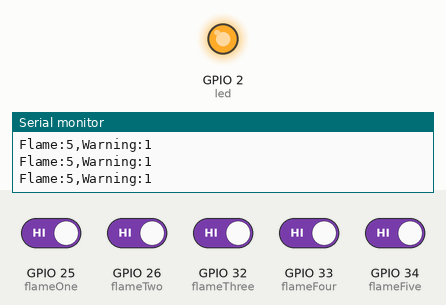
Recording of a sketch running on a simulated ESP32. Shown: output pins drawn as LEDs (lit = HIGH), the last lines printed to the serial monitor. The test bench sets the inputs (shaded band); at power-on: GPIO 25 (flameOne), GPIO 26 (flameTwo), GPIO 32 (flameThree), GPIO 33 (flameFour), GPIO 34 (flameFive) HIGH.

Above: at 1.8 s.
1.9 s: GPIO 25 (flameOne) driven LOW and GPIO 26 (flameTwo) driven LOW and GPIO 32 (flameThree) driven LOW and GPIO 33 (flameFour) driven LOW and GPIO 34 (flameFive) driven LOW
At 3.2 s:
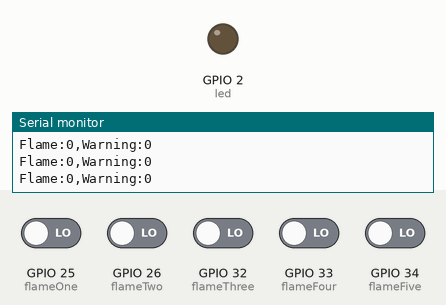
3.5 s: GPIO 25 (flameOne) driven HIGH
At 4.3 s:
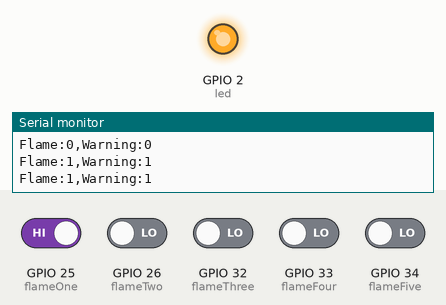
5.0 s: GPIO 25 (flameOne) driven LOW
At 5.5 s:
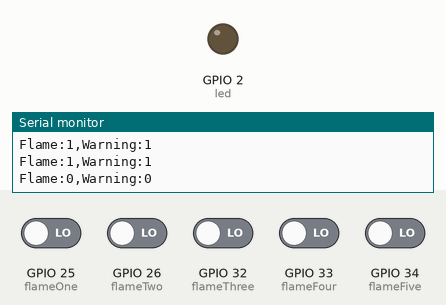
Timing chart, 0 to 8.0 s (numbered marks = the images above; inputs shaded):
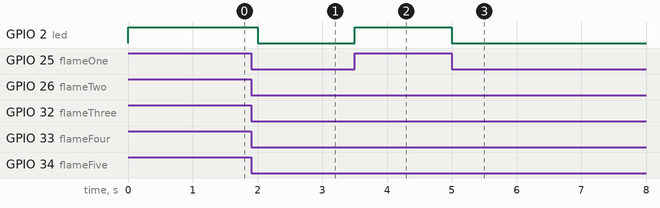

Measured:
- after the input at 1.9 s, GPIO 2 (led): HIGH → LOW after 0.10 s
- after the input at 3.5 s, GPIO 2 (led): LOW → HIGH at once
- after the input at 5.0 s, GPIO 2 (led): HIGH → LOW at once

The sketch:

Flame_Sensor.ino
```cpp
// GPIO Config
const int flameOne = 25;
const int flameTwo = 26;
const int flameThree = 32;
const int flameFour = 33;
const int flameFive = 34;
const int led = 2;

void setup() {
  Serial.begin(9600);
  pinMode(led, OUTPUT);
  pinMode(flameOne, INPUT);
  pinMode(flameTwo, INPUT);
  pinMode(flameThree, INPUT);
  pinMode(flameFour, INPUT);
  pinMode(flameFive, INPUT);
  digitalWrite(led, LOW);
}

void loop() {
  int flame = checkFlame();
  Serial.print("Flame:");
  Serial.print(String(flame));
  Serial.print(",");
  Serial.print("Warning:");
  if (flame > 0) {
    digitalWrite(led, HIGH);
    Serial.println(String(1));
  } else {
    digitalWrite(led, LOW);
    Serial.println(String(0));
  }
  delay(500);  // delay in between reads for stability
}

int checkFlame() {
  int flemeStateOne = digitalRead(flameOne);
  int flemeStateTwo = digitalRead(flameTwo);
  int flemeStateThree = digitalRead(flameThree);
  int flemeStateFour = digitalRead(flameFour);
  int flemeStateFive = digitalRead(flameFive);
  return flemeStateOne + flemeStateTwo + flemeStateThree + flemeStateFour + flemeStateFive;
}
```
